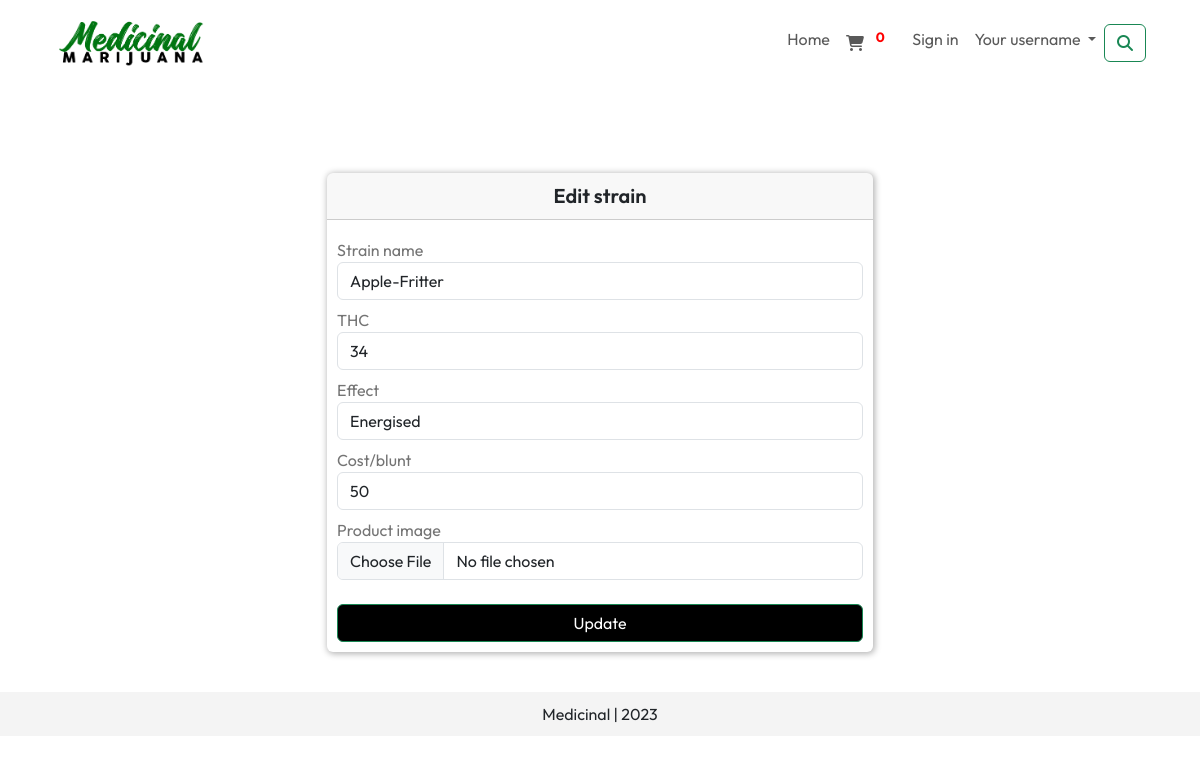
Screenshot of /editstrain/13 with the database file from the repository.
### medicinalMarijuana/models.py (models this page shows, shortened)
class Strains(models.Model):
    strain_name = models.CharField(max_length=20, blank=False, null=False)
    thc = models.IntegerField()
    effect = models.CharField(max_length=50, blank=False, null=False)
    cost_blunt = models.IntegerField()
    product_image = models.ImageField(upload_to="strains/", blank=True, null=True)

### medicinalMarijuana/views.py (the view, shortened to what this page needs)
# urls.py: path('editstrain/<id>', views.editstrain, name='editstrain'),
def editstrain(request, id):
    fetchstrains = Strains.objects.get(id=id)
    context = {"strain": fetchstrains}
    return render(request, 'editstrain.html', context)

### medicinalMarijuana/templates/editstrain.html (shortened to what this page needs)
{% extends 'base.html' %}
{% block landingSection %}
    <div class="container mt-5">
        <div class="row justify-content-center">
            <div class="col-md-6">
                <div class="card auth_card_outer">
                    <div class="card-header">
                        Edit strain
                    </div>
                    <div class="card-body auth_cards">
                        <form action="" method="post" enctype="multipart/form-data">
                            <div class="mt-2">
                                <label for="strain_name" >Strain name</label>
                                <input type="text" value="{{ strain.strain_name }}" name="strain_name" id="strain_name" required class="form-control">
                            </div>
                            <div class="mt-2">
                                <label for="thc">THC</label>
                                <input type="text" value="{{ strain.thc }}" name="thc" id="thc" required class="form-control">
                            </div>
                            <div class="mt-2">
                                <label for="effect">Effect</label>
                                <select name="effect"  id="effect" class="form-control">
                                    <option value="{{ strain.effect }}">{{ strain.effect }}</option>
                                </select>
                            </div>
                            <div class="mt-2">
                                <label for="cost_blunt">Cost/blunt</label>
                                <input type="number" value="{{ strain.cost_blunt }}" name="cost_blunt" id="cost_blunt" required class="form-control">
                            </div>
                            <div class="mt-2">
                                <label for="product_image">Product image</label>
                                <input type="file" name="product_image" id="product_image" accept="image/*" required class="form-control">
                            </div>
                            <div class="mt-4">
                                <input type="submit" name="add_strain" id="add_strain" value="Update" class="btn btn-success">
                            </div>
                    </form>
                    </div>
                </div>
            </div>
        </div>
    </div>
{% endblock %}

### static/css/styles.css (style rules this page uses)
* { margin: 0; padding: 0; box-sizing: border-box; font-family: 'Outfit', sans-serif; font-size: 16px; }
html { scroll-behavior: smooth; --bg-clr-one: #fffdfb; --bg-clr-two: #fffbf4; --bg-clr-three: #eef1f6; --primary-clr: #070707; --gold-clr: #DAA520; --primary-light-clr: #eaf3fa; --links-clr: #0f0f0f; --text-clr-one: black; --text-clr-two: white; --secondary-heading: #151515; }
body { margin: 0; padding: 0; position: relative; min-height: 100vh; }
.card { flex-grow: 1; border: none; margin: 5px ; background: none; box-shadow: 1px 1px 6px 1px rgba(181,181,181,1); }
.card-body { padding: 5px 5px; }
.auth_card_outer { margin: 40px 0; }
.auth_cards { padding: 10px; }
.auth_card_outer > .card-header { font-size: 20px; font-weight: 600; text-align: center; }
.mt-2 > label { color: #747474; }
.btn-primary, .btn-success { width: 100%; }
.btn-success { background: black; }

### rows the page displays
Strains: strain_name "Apple-Fritter", thc "34", effect "Energised", cost_blunt "50"
